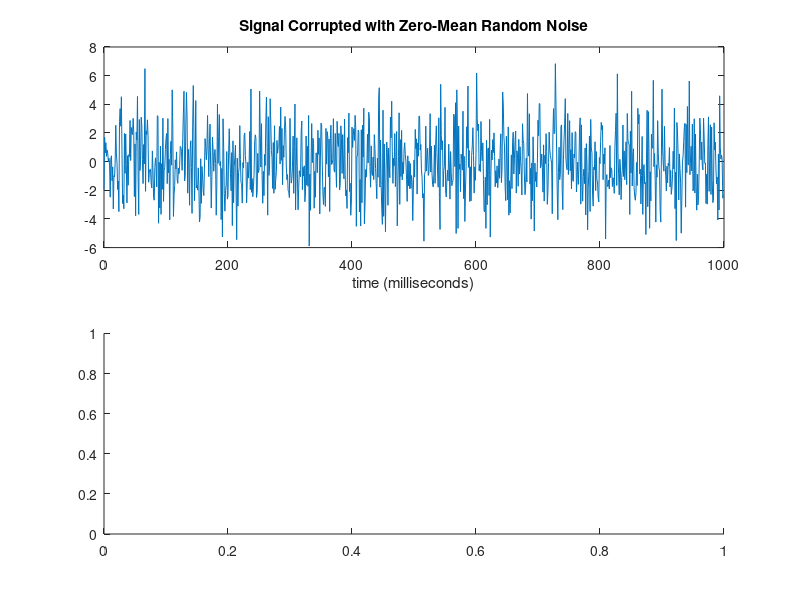

Recreate this plot in MATLAB. (Note: this script raises an error after producing the figure.)
function fft_freq_ex_01()
Fs = 1000;                    % Sampling frequency
T = 1/Fs;                     % Sample time
L = 1000;                     % Length of signal
t = (0:L-1)*T;                % Time vector
% Sum of a 50 Hz sinusoid and a 120 Hz sinusoid
x = 0.7*sin(2*pi*50*t) + sin(2*pi*120*t); 
y = x + 2*randn(size(t));     % Sinusoids plus noise

subplot(2,1,1)
plot(Fs*t,y)
title('Signal Corrupted with Zero-Mean Random Noise')
xlabel('time (milliseconds)')
subplot(2,1,2)
fft_freq(y, Fs);